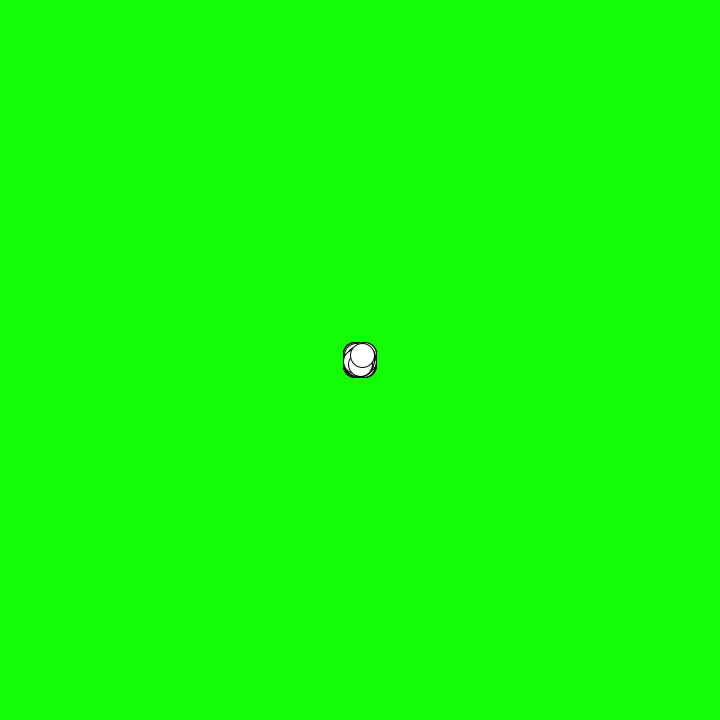
Frame 1 (no input)
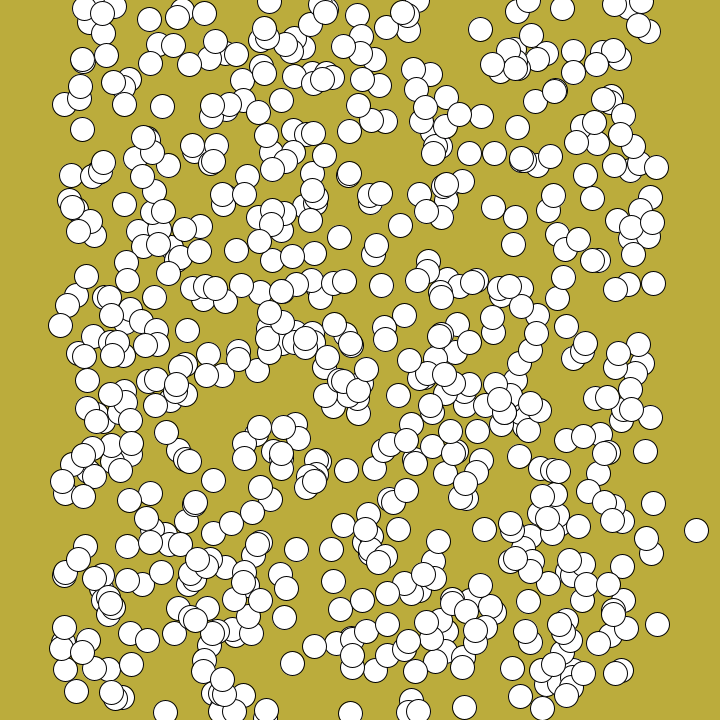
Frame 60 (the mouse pressed at the canvas centre just before this capture)
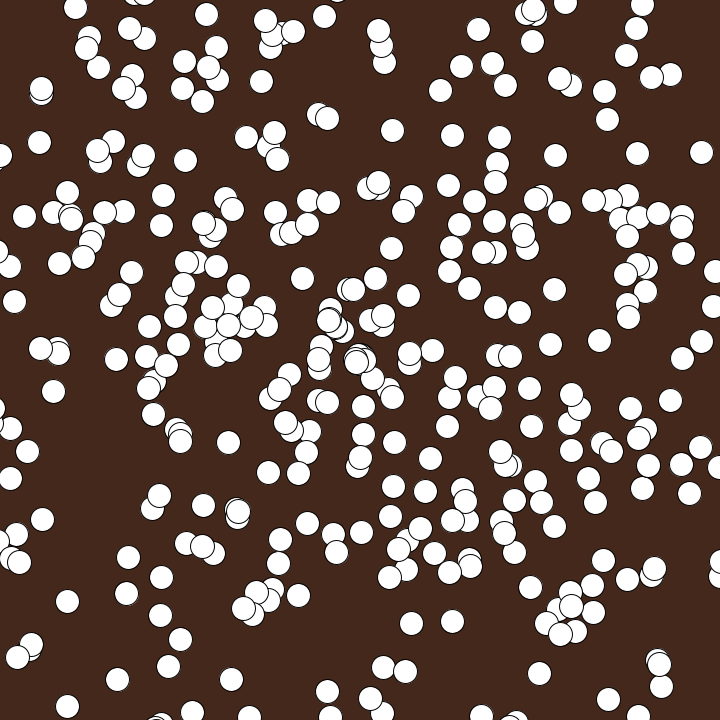
Frame 120 (the mouse held since frame 60 and released just before this capture)

The Processing sketch that drew these frames (run headless with seeded random() and noise(); from frame 60 on, the mouse is pressed at the canvas centre):

// Processing sketch: processing_186569
// ── processing_186569.pde


// DEFINIZIONE DELLA  CLASSE Agente

class Agente
{
  PVector pos;
  PVector vel;

  Agente (PVector start) {
    pos = start.get();
    vel = new PVector( random(-5,5), random(-6,6) );
  }

  void update() {
    if (random(500)<1) {
      vel = new PVector( random(-6,6), random(-6,6) );
    }
    pos.add(vel);
    if (pos.dist(centro) > 450) {
      vel.mult(-10);                // inverte la direzione
    }
  }

  void display() {
    ellipse(pos.x, pos.y, 12, 12);
     ellipse(pos.x, pos.y, 24, 24);
  }
}

// USO DELLA CLASSE Agente

Agente[] agenti = new Agente[700];
PVector centro;

void setup()
{
  size(720, 720);
  centro = new PVector(width/2, height/2);
  
  for (int i=0;  i<agenti.length;  i++) {
    agenti[i] = new Agente( centro );
  }
}

void draw()
{
  background(random(255),random(255),random(255));
  for (Agente a : agenti) {
    a.update();
    a.display();
  }
}
